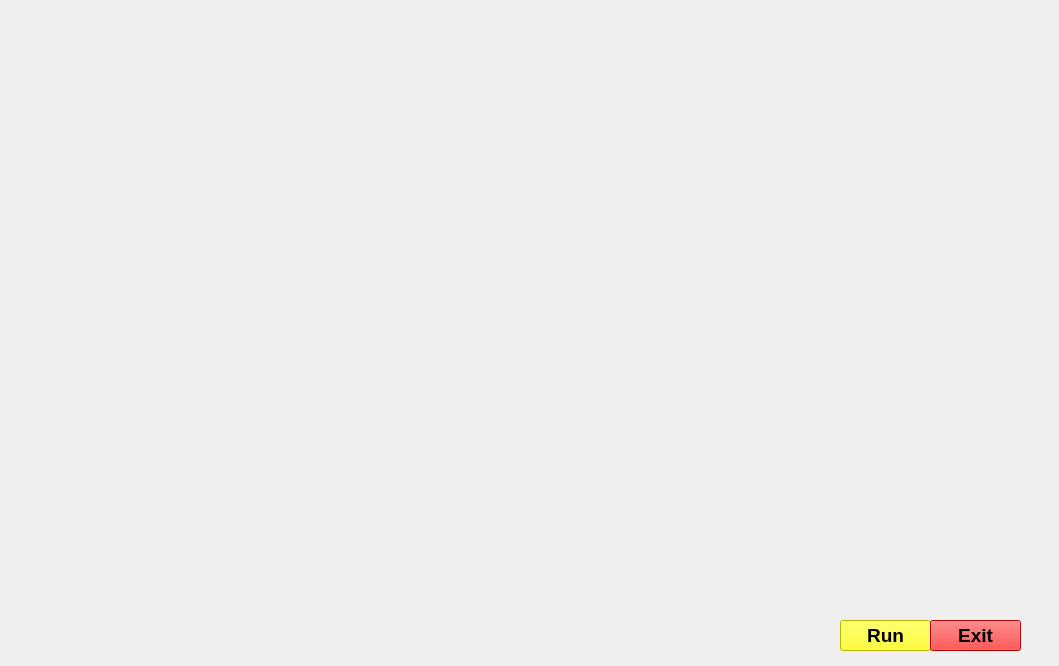
<?xml version="1.0" encoding="UTF-8"?>
<ui version="4.0">
 <class>jarvisUi</class>
 <widget class="QMainWindow" name="jarvisUi">
  <property name="geometry">
   <rect>
    <x>0</x>
    <y>0</y>
    <width>1059</width>
    <height>666</height>
   </rect>
  </property>
  <property name="windowTitle">
   <string>MainWindow</string>
  </property>
  <widget class="QWidget" name="centralwidget">
   <widget class="QLabel" name="label">
    <property name="geometry">
     <rect>
      <x>0</x>
      <y>0</y>
      <width>1061</width>
      <height>671</height>
     </rect>
    </property>
    <property name="text">
     <string/>
    </property>
    <property name="pixmap">
     <pixmap>7LP8.gif</pixmap>
    </property>
    <property name="scaledContents">
     <bool>true</bool>
    </property>
   </widget>
   <widget class="QPushButton" name="pushButton">
    <property name="geometry">
     <rect>
      <x>840</x>
      <y>620</y>
      <width>91</width>
      <height>31</height>
     </rect>
    </property>
    <property name="font">
     <font>
      <pointsize>14</pointsize>
      <weight>75</weight>
      <bold>true</bold>
     </font>
    </property>
    <property name="styleSheet">
     <string notr="true">background-color: rgb(255, 255, 0);</string>
    </property>
    <property name="text">
     <string>Run</string>
    </property>
   </widget>
   <widget class="QPushButton" name="pushButton_2">
    <property name="geometry">
     <rect>
      <x>930</x>
      <y>620</y>
      <width>91</width>
      <height>31</height>
     </rect>
    </property>
    <property name="font">
     <font>
      <pointsize>14</pointsize>
      <weight>75</weight>
      <bold>true</bold>
     </font>
    </property>
    <property name="styleSheet">
     <string notr="true">background-color: rgb(255, 0, 0);</string>
    </property>
    <property name="text">
     <string>Exit</string>
    </property>
   </widget>
   <widget class="QLabel" name="label_2">
    <property name="geometry">
     <rect>
      <x>10</x>
      <y>10</y>
      <width>401</width>
      <height>91</height>
     </rect>
    </property>
    <property name="text">
     <string/>
    </property>
    <property name="pixmap">
     <pixmap>T8bahf.gif</pixmap>
    </property>
   </widget>
   <widget class="QTextBrowser" name="textBrowser">
    <property name="geometry">
     <rect>
      <x>590</x>
      <y>20</y>
      <width>211</width>
      <height>41</height>
     </rect>
    </property>
    <property name="font">
     <font>
      <family>Nirmala UI</family>
      <pointsize>16</pointsize>
      <weight>75</weight>
      <bold>true</bold>
     </font>
    </property>
    <property name="styleSheet">
     <string notr="true">background:transparent;
border-radius:none;</string>
    </property>
   </widget>
   <widget class="QTextBrowser" name="textBrowser_2">
    <property name="geometry">
     <rect>
      <x>810</x>
      <y>20</y>
      <width>211</width>
      <height>41</height>
     </rect>
    </property>
    <property name="font">
     <font>
      <family>Nirmala UI</family>
      <pointsize>16</pointsize>
      <weight>75</weight>
      <bold>true</bold>
     </font>
    </property>
    <property name="styleSheet">
     <string notr="true">background:transparent;
border-radius:none;</string>
    </property>
   </widget>
  </widget>
 </widget>
 <resources/>
 <connections/>
</ui>
